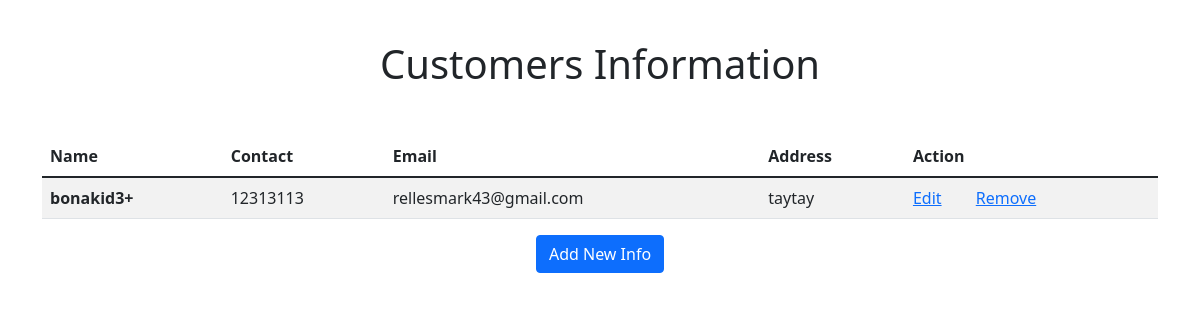
Page /crud/ on the earlier database version.
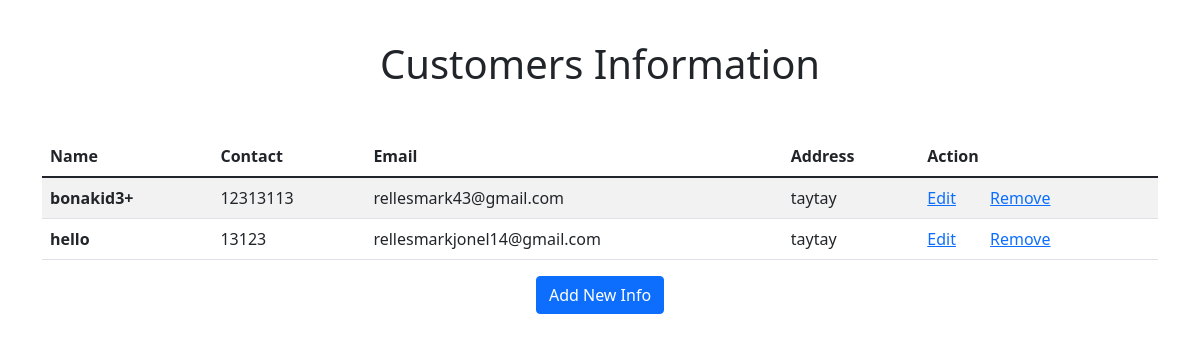
Same page on the later database version.
### CrudSamp/models.py (models this page shows, shortened)
class Customers(models.Model):
    Customersname = models.CharField(max_length=20)
    Customersnumber  = models.IntegerField()
    Email = models.EmailField()
    Add = models.CharField(max_length=50)

### CrudSamp/views.py (the view)
# urls.py: path('',crud_views.listcustomer,name="customers_list"),
def listcustomer(request):
    customers = Customers.objects.all() #this means all the created object will list here
    return render(request,'list.html',{'customers':customers})

### CrudSamp/templates/list.html (shortened to what this page needs)
{% extends 'CrudBase.html' %}  {% block content %}
<h1 style="text-align: center; padding-top: 1em; padding-bottom: 1em;">Customers Information</h1>
<table class="table table-striped">
    <thead>
        <tr>
            <th scope="col">Name</th>
            <th scope="col">Contact</th>
            <th scope="col">Email</th>
            <th scope="col">Address</th>
            <th scope="col">Action</th>
        </tr>
    </thead>
    <tbody>
        {% for cust in customers %}
        <tr>
            <th scope="row">{{cust.Customersname }}</th>
            <td>{{cust.Customersnumber}}</td>
            <td>{{cust.Email}}</td>
            <td>{{cust.Add}}</td>
            <td>
                <a style="margin-right: 30px;" href="{% url 'customers_update' cust.pk%}">Edit</a>
                <a href="{% url 'customers_delete' cust.pk  %}">Remove</a>
            </td>
        </tr>
        {% endfor %}
    </tbody>
</table>
<div class="text-center">
    <a href="{% url 'customers_create' %}"><button type="button" class="btn btn-primary">Add New Info</button></a>
</div>
{% endblock content %}

Differences in the rows shown:
added Customers: Customersname "hello", Customersnumber "13123", Email "rellesmarkjonel14@gmail.com", Add "taytay"
